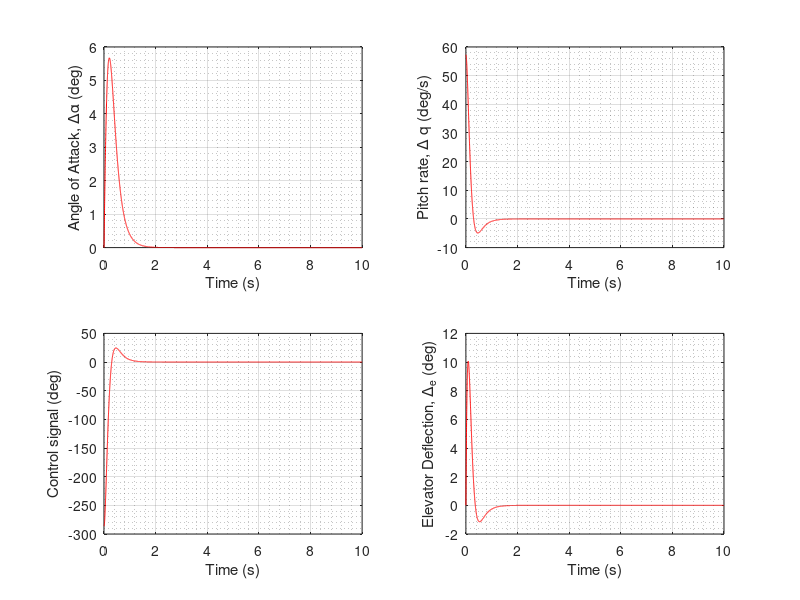

The MATLAB script that drew this image:
clear; clc; close all

%% simulation time
t0 = 0; % initial time (s)
Tf = 10; % final time (s)
dt = 0.001; % timestep (s)
T = t0:dt:Tf; % time vector

%% short-period mode system dynamics
A_sp = [-1.9546 1; -7.7519 0];
B_sp = [-0.1395; -24.7036];
% C = [1 0]; % we will at the first state (angle of attack) as an output of the transfer function
C = [1 0;
     0 1]; % both angle of attack and pitch rate can be measured.
D = 0;

% convert state-space model to transfer function model
tf(ss(A_sp, -B_sp, C, D)) % -B_sp because of the opposite sign between u and delta_e

% Include the actuator dynamics using 1-st order model
tau = 0.05; % the acutator will take 0.05 seconds to get to the ~60% of the command value, 
% e.g., if you tell the elevator to deflect by 1 deg, it will take 0.05 seconds to deflect by 0.6 deg.
A = [-1.9546 1 -0.1395; 
     -7.7519 0 -24.7036;
         0   0 -1/tau];
B = [0; 0; -1];
C = [1 0 0;
     0 1 0];

tf(ss(A, B, C, D))

% initialize state vector [angle of attack (rad); pitch rate (rad/s)]
x = zeros(3,length(T)); % time-series of state vector
x(:,1) = [0; 1; 0]; % initial state

% de = zeros(1,length(T)); % time-series of elevator deflection
u = zeros(1,length(T)); % time-series of control vector

err_I = 0; % initial value of the integral error

%% simulation run
for i = 1:length(T)
    % get feedback date (angle of attack and pitch rate)
    alpha = x(1,i);
    q = x(2,i);

    % u(i) = 0; % doing nothing
    u(i) = -5*q; % pitch rate stability augmentation system
    
    % alpha_desired = 3*pi/180; % desired angle of attack (rad)
    % Kp = 1;
    % u(i) = Kp*(alpha_desired - alpha); % P-control signal
    % Ki = 1;
    % err = alpha_desired - alpha;
    % err_I = err_I + err * dt;
    % u(i) = Kp * err + Ki * err_I;
    
    % de(i) = -u(i); % positive surface deflection leads to a negative rotation of an aircraft
    % de(i) = clip(de(i), -15*pi/180, 15*pi/180); % to simulate the physical limit of the elevator to +- 15 deg.
    % x_dot = A_sp * x(:,i) + B_sp * de(i);
    x_dot = A * x(:,i) + B * u(i);
    x(:,i+1) = x(:,i) + x_dot * dt; % update state vector using Euler integration
end

%% plot
subplot(2,2,1)
plot(T, x(1,1:length(T))*180/pi, '-r'); hold on
% plot(T, alpha_desired*180/pi * ones(1,length(T)), '--r')
xlabel('Time (s)'); 
ylabel('Angle of Attack, \Delta\alpha (deg)')
grid on; grid minor

subplot(2,2,2)
plot(T, x(2,1:length(T))*180/pi, '-r')
xlabel('Time (s)'); 
ylabel('Pitch rate, \Delta q (deg/s)')
grid on; grid minor

subplot(2,2,3)
plot(T, u(1,1:length(T))*180/pi, '-r')
xlabel('Time (s)'); 
ylabel('Control signal (deg)')
grid on; grid minor

subplot(2,2,4)
% plot(T, de(1,1:length(T))*180/pi, '-r')
plot(T, x(3,1:length(T))*180/pi, '-r'); hold on
xlabel('Time (s)'); 
ylabel('Elevator Deflection, \Delta_e (deg)')
grid on; grid minor
